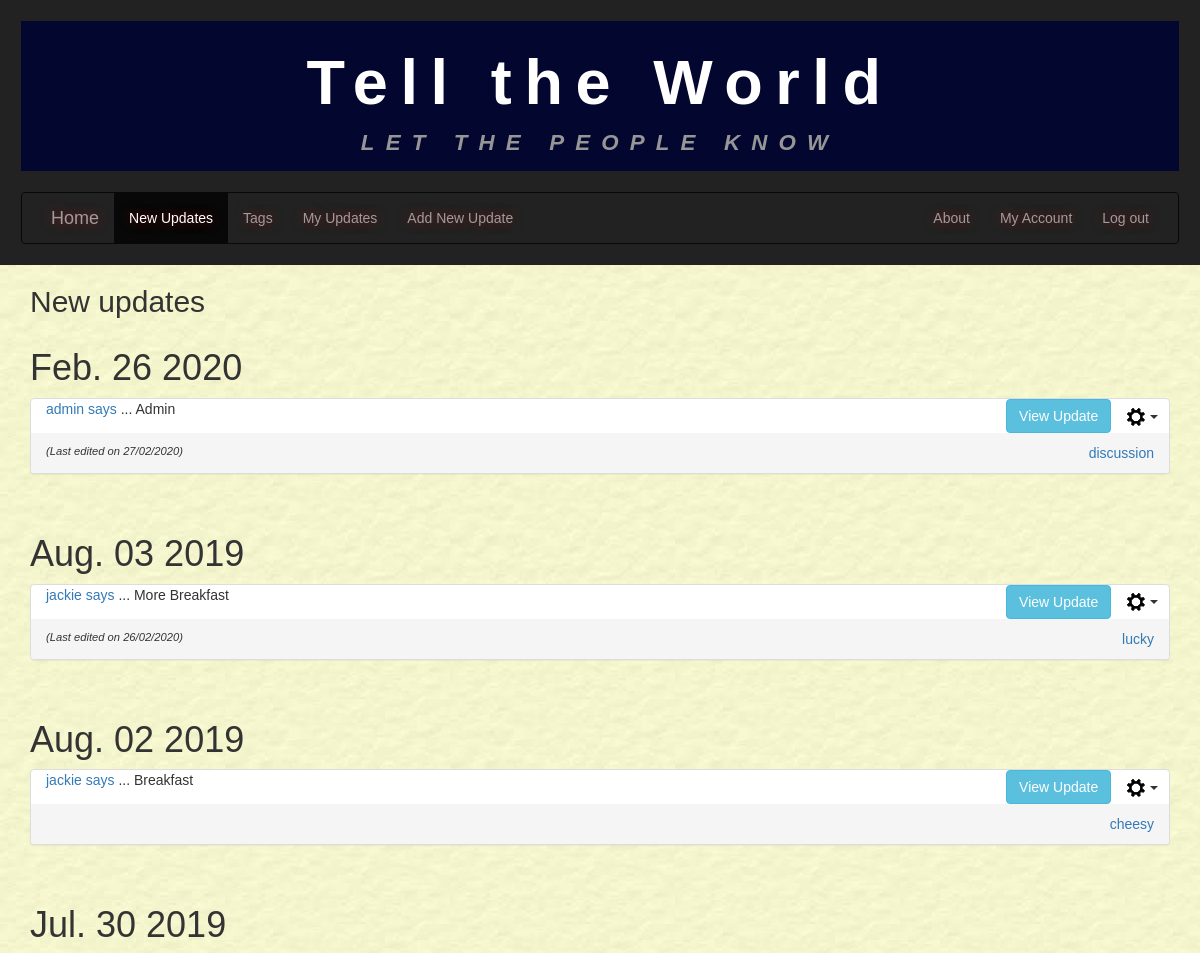
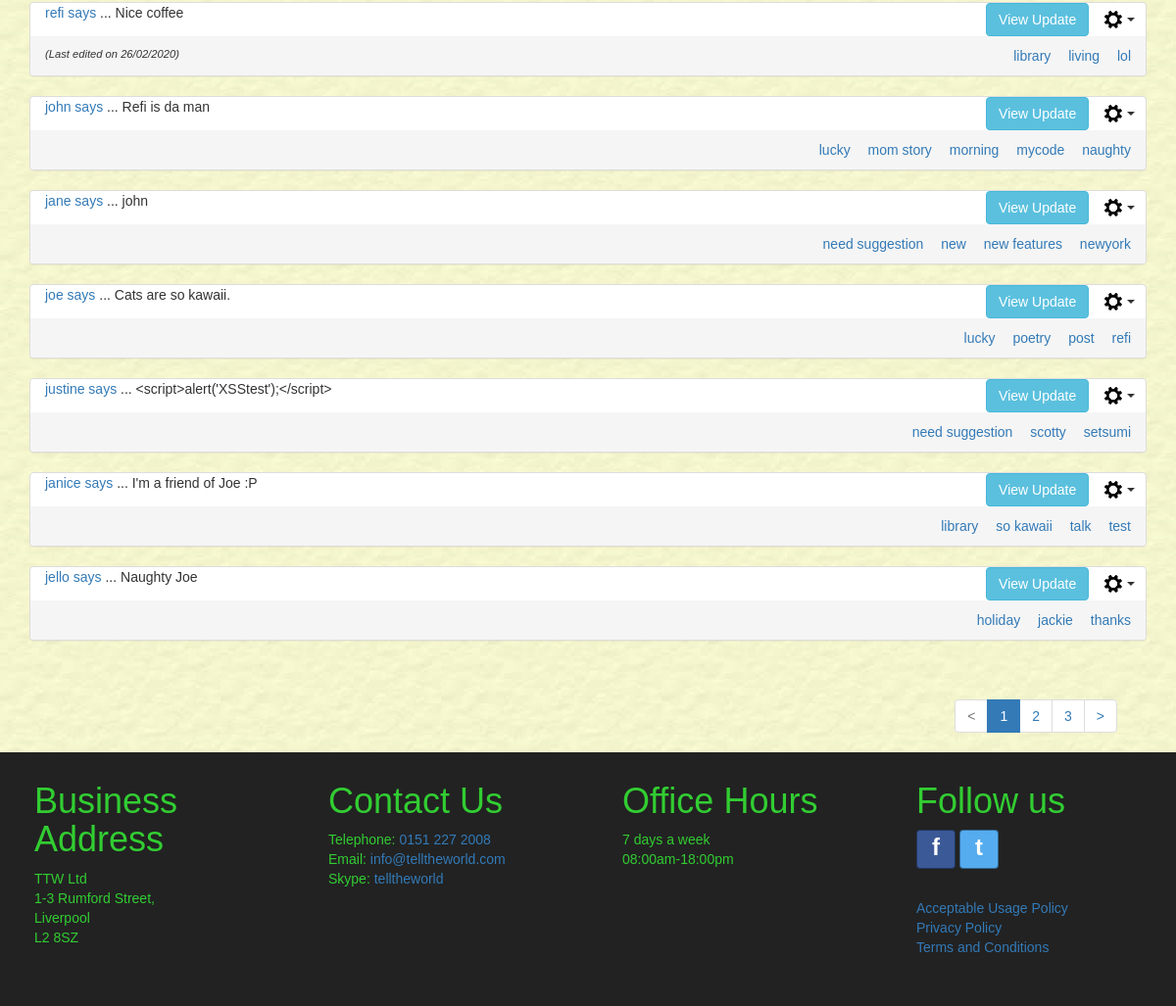
The page /newupdates/ (signed in) on the database its author committed (2 pictures, top to bottom).
### tellings/models.py (models this page shows, shortened)
class UserPost(models.Model):
    postID = models.AutoField(primary_key=True, db_column='postID')
    user = models.ForeignKey(settings.AUTH_USER_MODEL, on_delete=models.CASCADE,
                             db_column='user')
    dateOfPost = models.DateTimeField()
    postTitle = models.CharField(max_length=35, unique=True)
    postText = models.CharField(max_length=255)
    dateOfEdit = models.DateTimeField(null=True, blank=True)
    @property
    def post_tags(self):
        tagmaps = Tagmap.objects.filter(postID=self.postID)
        tagList = sorted([tag.tagID.tagName for tag in tagmaps])
        return tagList
    class Meta:
        verbose_name = "UserPost"
        verbose_name_plural = "UserPosts"

class Tag(models.Model):
    tagID = models.AutoField(primary_key=True, db_column='tagID')
    tagName = models.CharField(max_length=15)
    class Meta:
        ordering = ['tagName']
        verbose_name = "Tag"
        verbose_name_plural = "Tags"

### tellings/views.py (the view)
# urls.py: path('newupdates/', NewUpdatesListView.as_view(), name='newupdates'),
class NewUpdatesListView(LoginRequiredMixin, generic.ListView):
    model = UserPost
    template_name = "tellings/newupdates_list.html"
    paginate_by = 10
    http_method_names = ['get', 'post']
    def blockedUsers(self):
        current_user = self.request.user
        blockedUsers = BlockedUser.objects.filter(blockedBy=current_user)
        return [blocked.blockedUser for blocked in blockedUsers]
    def userBlockedBy(self):
        current_user = self.request.user
        blockedBy = BlockedUser.objects.filter(blockedUser=current_user)
        return [blocked.blockedBy for blocked in blockedBy]
    def posts_filtered_by_blocked(self):
        blockedUsers = self.blockedUsers()
        blockedBy = self.userBlockedBy()
        blockedList = list(set().union(blockedUsers, blockedBy))
        if blockedList:
            return UserPost.objects.exclude(user__in=blockedList).order_by('-dateOfPost')
        else:
            return UserPost.objects.all().order_by('-dateOfPost')
    def get_queryset(self):
        tagName_val = False
        username_val = False
        if self.request.method == 'GET':
            if 'tagName' in self.request.GET:
                tagName_val = self.request.GET.get('tagName', False)
            if 'userName' in self.request.GET:
                username_val = self.request.GET.get('userName', False)
                user_id = User.objects.get(username=username_val)
        if tagName_val:
            tagID = Tag.objects.get(tagName=tagName_val).tagID
            tagmaps = Tagmap.objects.filter(tagID=tagID)
            postList = [tm.postID.postID for tm in tagmaps]
            filteredPosts = self.posts_filtered_by_blocked()
            if username_val:
                return filteredPosts.filter(postID__in=postList, user=user_id).order_by('-dateOfPost')
            else:
                return filteredPosts.filter(postID__in=postList).order_by('-dateOfPost')
        elif username_val:
            if BlockedUser.objects.filter(blockedUser=self.request.user, blockedBy=user_id).exists():
                return UserPost.objects.none()
            else:
                return UserPost.objects.filter(user=user_id).order_by('-dateOfPost')
        else:
            return self.posts_filtered_by_blocked()
    def get_context_data(self, **kwargs):
        context = super(NewUpdatesListView, self).get_context_data(**kwargs)
        current_username = self.request.user.username
        if self.request.method == 'GET':
            if 'tagName' in self.request.GET:
                context['tagName'] = self.request.GET.get('tagName', '')
            if 'userName' in self.request.GET:
                context['userName'] = self.request.GET.get('userName', '')
        context['current_username'] = current_username
        return context

### tellings/templatetags/my_tags.py (called while the page is built)
@register.simple_tag(takes_context=True)
def param_replace(context, **kwargs):
    d = context['request'].GET.copy()
    for k, v in kwargs.items():
        d[k] = v
    for k in [k for k, v in d.items() if not v]:
        del d[k]
    return d.urlencode()

### tellings/templates/tellings/newupdates_list.html (shortened to what this page needs)
{% extends 'tellings/base.html' %}
{% block content %}
  <div class="container-fluid main-content">
    <div class="container allUserUpdates" id="userUpdates">
      <h2>New updates</h2>
        {% if userpost_list %}
        {% load static %}
        {% regroup userpost_list by dateOfPost|date:"M. d Y" as ordered_post_list  %}
        {% for mypost in ordered_post_list %}
        <div class="row">
          <h1>{{ mypost.grouper }}</h1>
          <div class="panel-group">
            {% for item in mypost.list %}
              <div class="panel panel-default" id="panel_post_{{ item.postID }}">
                <div class="panel-header">
                  <div class="col-sm-8 panel-postTitle">
                    <p><a href="{% url 'tellings:newupdates' %}?userName={{ item.user }}" name="{{ item.user }}">
                       {{ item.user }} says</a> ... <span id="postTitle_{{ item.postID }}">{{ item.postTitle }}</span></p>
                  </div>
                  <div class="col-sm-4 align-panel-text-right">
                    <button class="btn btn-info collapse_btn" data-toggle="collapse" data-target="#collapse{{ item.postID }}">View Update</button>
                    {% if current_username %}
                      {% if item.user.username == current_username %}
                        <div class="btn-group">
                            <button type="button" class="btn dropdown-toggle post-cog-btn" data-toggle="dropdown" aria-haspopup="true" aria-expanded="false">
                              <img src="{% static 'tellings/imgs/settings_cog.png' %}" alt="">
                              <span class = "caret"></span>
                            </button>
                        </div>
                      {% else %}
                      <div class="btn-group">
                        <button type="button" class="btn dropdown-toggle post-cog-btn" data-toggle="dropdown" aria-haspopup="true" aria-expanded="false">
                          <img src="{% static 'tellings/imgs/settings_cog.png' %}" alt="">
                          <span class = "caret"></span>
                        </button>
                    </div>
                      {% endif %}
                    {% endif %}
                  </div>
                </div>
                <div class="panel-footer align_between">
                  <span class="align-panel-footer-text-left last-edited-text">
                    {% if item.dateOfEdit %}
                      (Last edited on {{ item.dateOfEdit|date:"d/m/Y" }})
                    {% else %}
                      &nbsp;
                    {% endif %}
                  </span>
                    <span class="align-panel-footer-text-right">
                  {% for tag in item.post_tags %}
                    <a class="tagLink" href="{% url 'tellings:newupdates' %}?tagName={{ tag }}" name="{{ tag }}">{{ tag }}</a>
                  {% endfor %}
                  </span>
                </div>
              </div>
              <br />
            {% endfor %}
          </div>
        </div>
        {% endfor %}
        {% else %}
        <div class="row white-inner-container">
          <br />
          <p>No results found.</p>
        </div>
        {% endif %}
    </div>
  </div>
{% endblock %}

### tellings/static/tellings/css/style.css (style rules this page uses)
* { font-family: Arial, Helvetica, sans-serif; margin: 0; padding: 0; color: #333; }
body { background-image: url('../imgs/bgimage.jpg'); }
.container-fluid { margin: 0em; padding-left: 0px; padding-right: 0px; }
.main-content { min-height: 550px; }
.row { margin: 0em; }
.align_between { display: flex; justify-content: space-between; }
.align-panel-text-right { text-align: right; padding-right: 0em; }
.align-panel-footer-text-left { text-align: left; }
.align-panel-footer-text-right { text-align: right; }
.align-panel-footer-text-right a { white-space: nowrap; }
.tagLink { padding-left: 1em; }
.post-cog-btn { padding: 0em 10px 0em 10px; background-color: white; }
.last-edited-text { font-size: 0.8em; font-style: italic; }

### rows shown on the page
UserPost: user "admin", postTitle "Admin", dateOfEdit "27/02/2020"
Tag: post_tags "discussion"
UserPost: user "jackie", postTitle "More Breakfast", dateOfEdit "26/02/2020"
Tag: post_tags "lucky" "lucky" "lucky"
UserPost: user "jackie", postTitle "Breakfast"
Tag: post_tags "cheesy"
UserPost: user "refi", postTitle "Nice coffee", dateOfEdit "26/02/2020"
Tag: post_tags "library" "library"
Tag: post_tags "living"
Tag: post_tags "lol"
UserPost: user "john", postTitle "Refi is da man"
Tag: post_tags "mom story"
Tag: post_tags "morning"
Tag: post_tags "mycode"
Tag: post_tags "naughty"
UserPost: user "jane", postTitle "john"
Tag: post_tags "need suggestion" "need suggestion"
Tag: post_tags "new"
Tag: post_tags "new features"
Tag: post_tags "newyork"
UserPost: user "joe", postTitle "Cats are so kawaii."
Tag: post_tags "poetry"
Tag: post_tags "post"
Tag: post_tags "refi"
UserPost: user "justine", postTitle "<script>alert('XSStest');</script>"
Tag: post_tags "scotty"
Tag: post_tags "setsumi"
UserPost: user "janice", postTitle "I'm a friend of Joe :P"
Tag: post_tags "so kawaii"
Tag: post_tags "talk"
Tag: post_tags "test"
UserPost: user "jello", postTitle "Naughty Joe"
Tag: post_tags "holiday"
Tag: post_tags "jackie"
Tag: post_tags "thanks"

### other values the page prints
{{ mypost.grouper }} "Feb. 26 2020" "Aug. 03 2019" "Aug. 02 2019" "Jul. 30 2019"
{{ i }} "1"
{{ i }} "2" "3"
